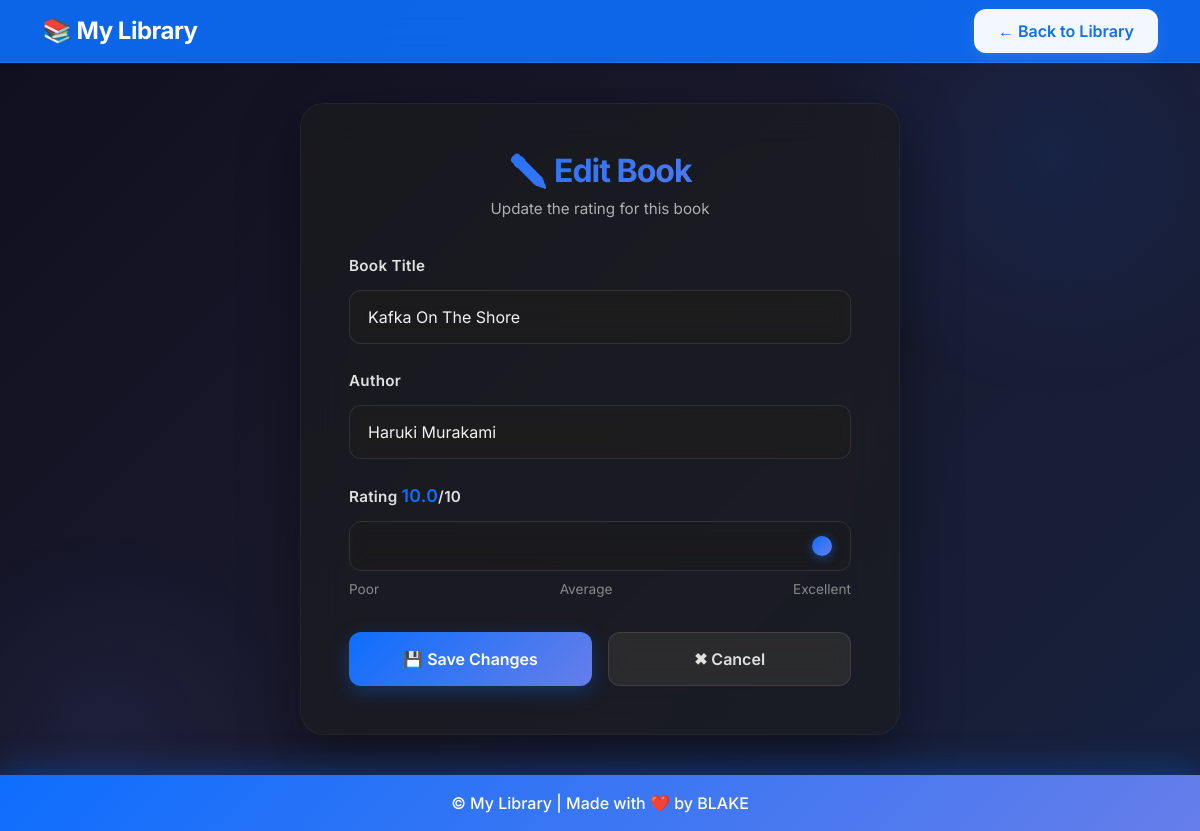
The page /edit/3 on the database its author committed.
### main.py (models this page shows)
class Books(db.Model):
    id: Mapped[int] = mapped_column(primary_key=True)
    title: Mapped[str] = mapped_column(String(250), unique=True)
    author: Mapped[str] = mapped_column(String(250))
    url: Mapped[str] = mapped_column(String(500), unique=True)
    rating: Mapped[float]

### main.py (the view, shortened to what this page needs)
@app.route("/edit/<id>", methods=["GET", "POST"])
def edit(id):
    book = db.session.execute(db.select(Books).where(Books.id == id)).scalar()
    return render_template("edit.html", book=book)

### templates/edit.html (shortened to what this page needs)
<!doctype html>
<html lang="en">
  <head>
    <link
      href="https://cdn.jsdelivr.net/npm/bootstrap@5.3.3/dist/css/bootstrap.min.css"
      rel="stylesheet"
    />
  </head>
  <body>
    <nav class="navbar navbar-expand-lg navbar-dark bg-primary shadow-sm">
      <div class="container">
        <a class="navbar-brand fw-bold" href="{{url_for('home')}}">
          📚 My Library
        </a>
        <a href="{{ url_for('home') }}" class="btn btn-light">
          ← Back to Library
        </a>
      </div>
    </nav>
    <div class="edit-container">
      <div class="edit-card">
        <h2 class="text-center">✏️ Edit Book</h2>
        <p class="subtitle text-center">Update the rating for this book</p>
        <form method="POST" action="{{ url_for('edit', id=book.id) }}">
          <div class="mb-4">
            <label for="title" class="form-label">Book Title</label>
            <input
              type="text"
              class="form-control"
              id="title"
              name="title"
              value="{{ book.title }}"
            />
          </div>
          <div class="mb-4">
            <label for="author" class="form-label">Author</label>
            <input
              type="text"
              class="form-control"
              id="author"
              name="author"
              value="{{ book.author }}"
            />
          </div>
          <div class="mb-4">
            <label for="rating" class="form-label">
              Rating
              <span class="rating-value" id="ratingValue"
                >{{ book.rating }}</span
              >/10
            </label>
            <input
              type="range"
              class="form-control"
              id="rating"
              name="rating"
              min="0"
              max="10"
              step="0.5"
              value="{{ book.rating }}"
              oninput="document.getElementById('ratingValue').textContent = this.value"
              required
            />
            <div class="rating-helper">
              <span>Poor</span>
              <span>Average</span>
              <span>Excellent</span>
            </div>
          </div>
          <div class="button-group">
            <button type="submit" class="btn btn-primary">
              💾 Save Changes
            </button>
            <a href="{{ url_for('home') }}" class="btn btn-secondary">
              ✖ Cancel
            </a>
          </div>
        </form>
      </div>
    </div>
    <footer>
      <p>&copy; {{ current_year }} My Library | Made with ❤️ by BLAKE</p>
    </footer>
  </body>
</html>

### templates/edit.html (style rules this page uses)
* { font-family: "Inter", sans-serif; }
body { background: linear-gradient( 135deg, #0f0f1e 0%, #1a1a2e 50%, #16213e 100% ); color: #f1f1f1; min-height: 100vh; display: flex; flex-direction: column; position: relative; overflow-x: hidden; }
body::before { content: ""; position: fixed; width: 500px; height: 500px; background: radial-gradient( circle, rgba(13, 110, 253, 0.1) 0%, transparent 70% ); top: -100px; right: -100px; pointer-events: none; animation: pulse 8s ease-in-out infinite; }
body::after { content: ""; position: fixed; width: 400px; height: 400px; background: radial-gradient( circle, rgba(102, 126, 234, 0.08) 0%, transparent 70% ); bottom: -100px; left: -100px; pointer-events: none; animation: pulse 10s ease-in-out infinite reverse; }
.navbar { background: rgba(13, 110, 253, 0.9) !important; backdrop-filter: blur(20px); border-bottom: 1px solid rgba(255, 255, 255, 0.1); box-shadow: 0 8px 32px rgba(13, 110, 253, 0.2); }
.navbar-brand { font-weight: 700; font-size: 1.5rem; letter-spacing: -0.5px; transition: transform 0.3s ease; }
.btn-light { background: rgba(255, 255, 255, 0.95); color: #0d6efd; border: none; padding: 10px 24px; border-radius: 12px; font-weight: 600; transition: all 0.3s ease; box-shadow: 0 4px 15px rgba(255, 255, 255, 0.1); }
.edit-container { flex: 1; display: flex; align-items: center; justify-content: center; padding: 40px 20px; position: relative; z-index: 1; }
.edit-card { background: rgba(28, 28, 28, 0.6); backdrop-filter: blur(20px); border: 1px solid rgba(255, 255, 255, 0.05); border-radius: 24px; padding: 48px; max-width: 600px; width: 100%; box-shadow: 0 20px 60px rgba(0, 0, 0, 0.4); transition: all 0.4s ease; animation: slideUp 0.6s ease; }
.edit-card h2 { background: linear-gradient(135deg, #0d6efd 0%, #667eea 100%); -webkit-background-clip: text; -webkit-text-fill-color: transparent; background-clip: text; font-weight: 700; letter-spacing: -1px; margin-bottom: 8px; }
.edit-card .subtitle { color: #b0b0b0; margin-bottom: 32px; font-size: 0.95rem; }
.form-label { color: #e0e0e0; font-weight: 600; margin-bottom: 12px; font-size: 0.95rem; letter-spacing: 0.3px; }
.form-control, .form-select { background: rgba(30, 30, 30, 0.5); backdrop-filter: blur(10px); border: 1px solid rgba(255, 255, 255, 0.1); border-radius: 12px; color: #f1f1f1; padding: 14px 18px; font-size: 1rem; transition: all 0.3s ease; }
.form-control::placeholder { color: #666; }
.btn-primary { background: linear-gradient(135deg, #0d6efd 0%, #667eea 100%); border: none; border-radius: 12px; padding: 14px 32px; font-weight: 600; font-size: 1rem; transition: all 0.3s ease; box-shadow: 0 6px 20px rgba(13, 110, 253, 0.3); width: 100%; }
.btn-secondary { background: rgba(60, 60, 60, 0.5); backdrop-filter: blur(10px); border: 1px solid rgba(255, 255, 255, 0.1); border-radius: 12px; padding: 14px 32px; font-weight: 600; font-size: 1rem; transition: all 0.3s ease; width: 100%; color: #e0e0e0; }
.button-group { display: grid; grid-template-columns: 1fr 1fr; gap: 16px; margin-top: 32px; }
.rating-helper { display: flex; justify-content: space-between; margin-top: 8px; font-size: 0.85rem; color: #888; }
.rating-value { color: #0d6efd; font-weight: 600; font-size: 1.1rem; }
footer { background: linear-gradient(135deg, #0d6efd 0%, #667eea 100%); color: #fff; padding: 16px 0; text-align: center; box-shadow: 0 -8px 32px rgba(13, 110, 253, 0.3); position: relative; z-index: 10; }
footer p { margin: 0; font-weight: 500; }
input[type="range"] { -webkit-appearance: none; appearance: none; background: transparent; cursor: pointer; width: 100%; }

### rows shown on the page
Books: title "Kafka On The Shore", author "Haruki Murakami", rating "10.0", rating "10"
